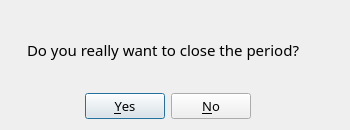
<?xml version="1.0" encoding="UTF-8"?>
<ui version="4.0">
 <class>Dialog_ClosePeriod</class>
 <widget class="QDialog" name="Dialog_ClosePeriod">
  <property name="geometry">
   <rect>
    <x>0</x>
    <y>0</y>
    <width>350</width>
    <height>130</height>
   </rect>
  </property>
  <property name="minimumSize">
   <size>
    <width>350</width>
    <height>130</height>
   </size>
  </property>
  <property name="maximumSize">
   <size>
    <width>350</width>
    <height>130</height>
   </size>
  </property>
  <property name="windowTitle">
   <string>Close the Period?</string>
  </property>
  <property name="windowIcon">
   <iconset>
    <normaloff>Images/setting.png</normaloff>Images/setting.png</iconset>
  </property>
  <widget class="QDialogButtonBox" name="buttonBox">
   <property name="geometry">
    <rect>
     <x>-60</x>
     <y>90</y>
     <width>311</width>
     <height>32</height>
    </rect>
   </property>
   <property name="font">
    <font>
     <family>Montserrat Medium</family>
     <pointsize>10</pointsize>
     <weight>50</weight>
     <bold>false</bold>
    </font>
   </property>
   <property name="contextMenuPolicy">
    <enum>Qt::DefaultContextMenu</enum>
   </property>
   <property name="layoutDirection">
    <enum>Qt::LeftToRight</enum>
   </property>
   <property name="orientation">
    <enum>Qt::Horizontal</enum>
   </property>
   <property name="standardButtons">
    <set>QDialogButtonBox::No|QDialogButtonBox::Yes</set>
   </property>
   <property name="centerButtons">
    <bool>false</bool>
   </property>
  </widget>
  <widget class="QLabel" name="label">
   <property name="geometry">
    <rect>
     <x>27</x>
     <y>40</y>
     <width>300</width>
     <height>20</height>
    </rect>
   </property>
   <property name="font">
    <font>
     <family>Montserrat Medium</family>
     <pointsize>11</pointsize>
    </font>
   </property>
   <property name="text">
    <string>Do you really want to close the period?</string>
   </property>
  </widget>
 </widget>
 <resources/>
 <connections/>
</ui>
